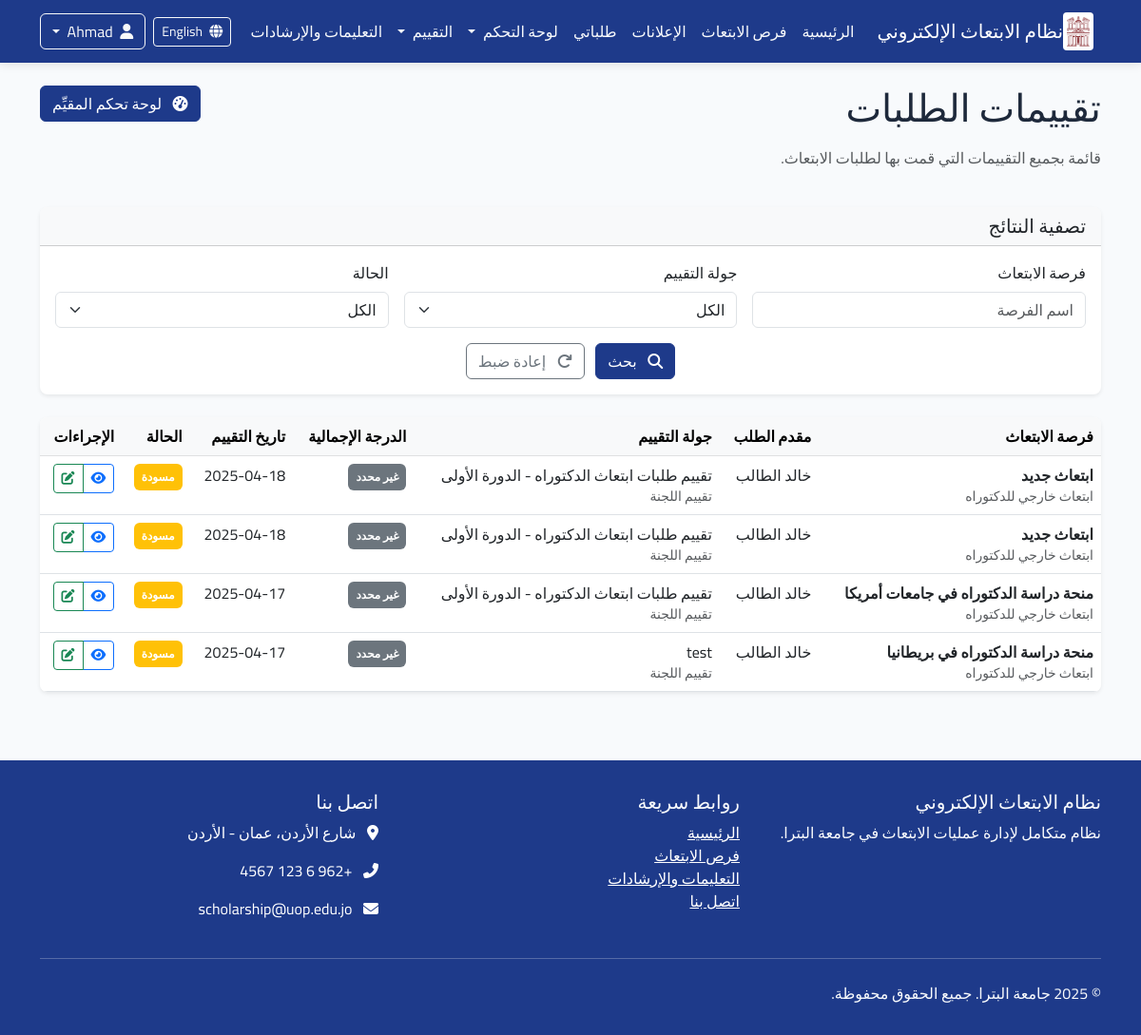
The page /ar/evaluation/evaluations/ (signed in) on the database as committed earlier.
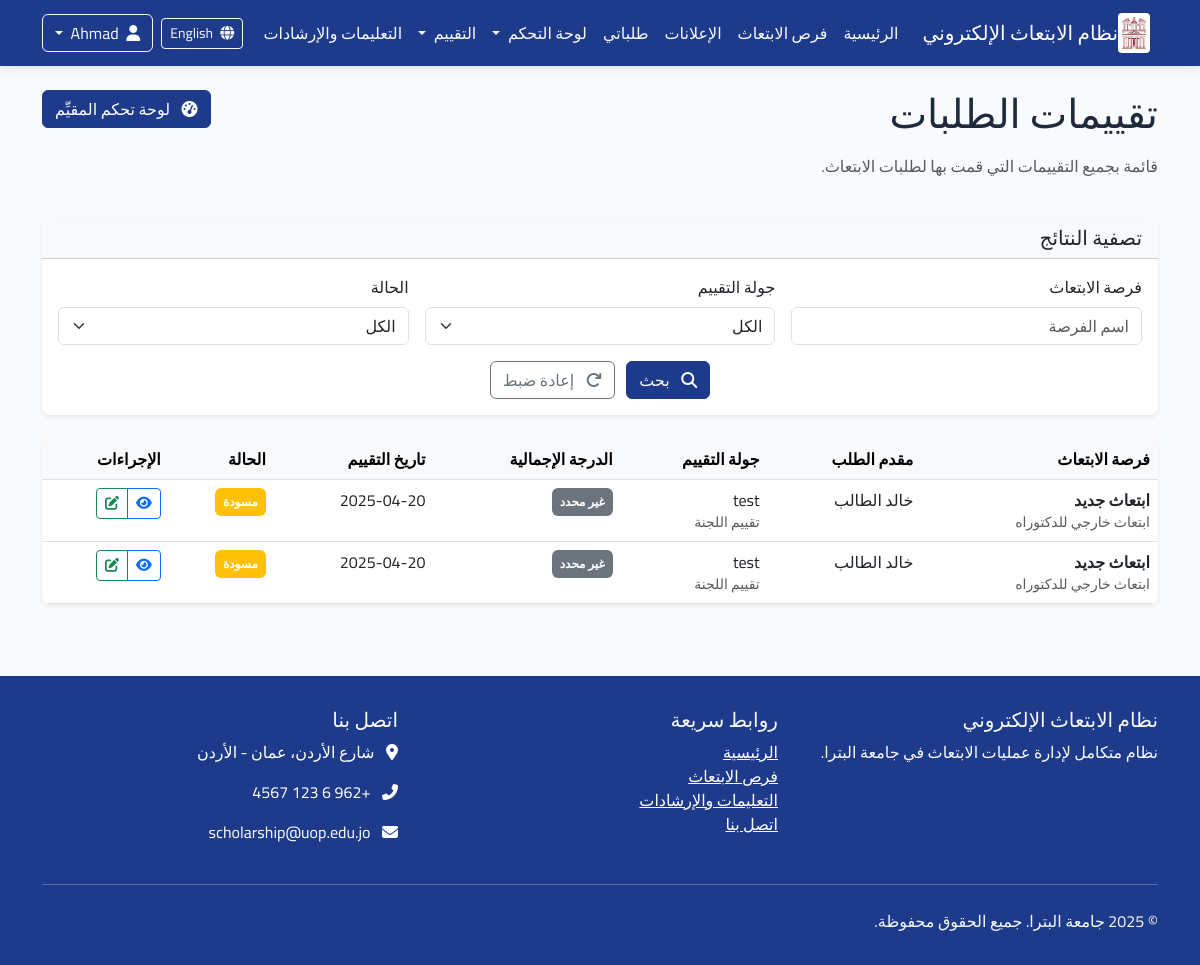
The same page on the database as committed later.
### evaluation/models.py (models this page shows, shortened)
class ApplicationEvaluation(models.Model):
    application = models.ForeignKey(Application, verbose_name=_("الطلب"), on_delete=models.CASCADE,
                                    related_name="evaluations")
    evaluation_round = models.ForeignKey(EvaluationRound, verbose_name=_("جولة التقييم"), on_delete=models.CASCADE,
                                         related_name="application_evaluations")
    evaluator = models.ForeignKey(User, verbose_name=_("المقيم"), on_delete=models.CASCADE, related_name="evaluations")
    overall_score = models.DecimalField(_("الدرجة الإجمالية"), max_digits=5, decimal_places=2, null=True, blank=True)
    comments = models.TextField(_("ملاحظات"), blank=True, null=True)
    evaluation_date = models.DateTimeField(_("تاريخ التقييم"), auto_now_add=True)
    is_submitted = models.BooleanField(_("تم التقديم"), default=False)
    class Meta:
        verbose_name = _("تقييم طلب")
        verbose_name_plural = _("تقييمات الطلبات")
        ordering = ['-evaluation_date']
        unique_together = ['application', 'evaluation_round', 'evaluator']

class EvaluationRound(models.Model):
    ROUND_TYPES = (
        ('initial', _('المراجعة الأولية')),
        ('committee', _('تقييم اللجنة')),
        ('final', _('التقييم النهائي')),
    )
    name = models.CharField(_("اسم الجولة"), max_length=100)
    description = models.TextField(_("الوصف"), blank=True, null=True)
    round_type = models.CharField(_("نوع الجولة"), max_length=20, choices=ROUND_TYPES)
    committee = models.ForeignKey(Committee, verbose_name=_("اللجنة"), on_delete=models.CASCADE,
                                  related_name="evaluation_rounds")
    start_date = models.DateTimeField(_("تاريخ البدء"), default=timezone.now)
    end_date = models.DateTimeField(_("تاريخ الانتهاء"),)
    is_active = models.BooleanField(_("نشطة"), default=True)
    criteria = models.ManyToManyField(EvaluationCriterion, verbose_name=_("المعايير"), related_name="evaluation_rounds")
    min_evaluators = models.PositiveIntegerField(_("الحد الأدنى للمقيمين"), default=1)
    class Meta:
        verbose_name = _("جولة تقييم")
        verbose_name_plural = _("جولات التقييم")
        ordering = ['-start_date']

### applications/models.py (models this page shows, shortened)
class Application(models.Model):
    scholarship = models.ForeignKey(Scholarship, verbose_name=_("فرصة الابتعاث"), on_delete=models.CASCADE,
                                    related_name="applications")
    applicant = models.ForeignKey(User, verbose_name=_("المتقدم"), on_delete=models.CASCADE,
                                  related_name="applications")
    status = models.ForeignKey(ApplicationStatus, verbose_name=_("حالة الطلب"), on_delete=models.PROTECT,
                               related_name="applications")
    application_date = models.DateTimeField(_("تاريخ التقديم"), auto_now_add=True)
    last_update = models.DateTimeField(_("آخر تحديث"), auto_now=True)
    motivation_letter = models.TextField(_("خطاب الدوافع"),
                                         help_text=_("اشرح لماذا تريد التقدم لهذه الفرصة وما هي أهدافك"))
    research_proposal = models.TextField(_("مقترح البحث"), blank=True, null=True,
                                         help_text=_("إذا كان الابتعاث لدراسة الدكتوراه، أرفق مقترح البحث الخاص بك"))
    comments = models.TextField(_("ملاحظات إضافية"), blank=True, null=True,
                                help_text=_("أي معلومات إضافية تود إضافتها لطلبك"))
    acceptance_letter = models.BooleanField(_("هل لديك قبول مبدئي؟"), default=False)
    acceptance_university = models.CharField(_("اسم الجامعة التي لديك قبول فيها"), max_length=200, blank=True,
                                             null=True)
    admin_notes = models.TextField(_("ملاحظات إدارية"), blank=True, null=True)
    class Meta:
        verbose_name = _("طلب ابتعاث")
        verbose_name_plural = _("طلبات الابتعاث")
        ordering = ['-application_date']
        unique_together = ['scholarship', 'applicant']  # لا يمكن للمستخدم التقديم على نفس الفرصة مرتين

### announcements/models.py (models this page shows, shortened)
class Scholarship(models.Model):
    STATUS_CHOICES = (
        ('draft', _('مسودة')),
        ('published', _('منشور')),
        ('closed', _('مغلق')),
    )
    title = models.CharField(_("العنوان"), max_length=200)
    scholarship_type = models.ForeignKey(ScholarshipType, verbose_name=_("نوع الابتعاث"), on_delete=models.CASCADE,
                                         related_name="scholarships")
    description = models.TextField(_("الوصف"))
    requirements = models.TextField(_("المتطلبات"))
    benefits = models.TextField(_("المميزات"), blank=True, null=True)
    countries = models.CharField(_("الدول المتاحة"), max_length=255, blank=True, null=True)
    universities = models.TextField(_("الجامعات المتاحة"), blank=True, null=True)
    deadline = models.DateTimeField(_("الموعد النهائي للتقديم"))
    publication_date = models.DateTimeField(_("تاريخ النشر"), default=timezone.now)
    status = models.CharField(_("الحالة"), max_length=20, choices=STATUS_CHOICES, default='draft')
    max_applicants = models.PositiveIntegerField(_("الحد الأقصى للمتقدمين"), default=0, help_text=_("0 يعني غير محدود"))
    eligibility_criteria = models.TextField(_("معايير الأهلية"), blank=True, null=True)
    application_process = models.TextField(_("عملية التقديم"), blank=True, null=True)
    contact_info = models.TextField(_("معلومات الاتصال"), blank=True, null=True)
    attachment = models.FileField(_("مرفق"), upload_to='scholarship_attachments/', blank=True, null=True)
    created_by = models.ForeignKey(User, verbose_name=_("تم إنشاؤه بواسطة"), on_delete=models.CASCADE,
                                   related_name="created_scholarships")
    updated_at = models.DateTimeField(_("تم التحديث في"), auto_now=True)
    class Meta:
        verbose_name = _("فرصة ابتعاث")
        verbose_name_plural = _("فرص الابتعاث")
        ordering = ['-publication_date']

class ScholarshipType(models.Model):
    name = models.CharField(_("اسم النوع"), max_length=100)
    description = models.TextField(_("الوصف"), blank=True, null=True)
    class Meta:
        verbose_name = _("نوع الابتعاث")
        verbose_name_plural = _("أنواع الابتعاث")
        ordering = ['name']

### evaluation/views.py (the view)
# urls.py: path('evaluations/', views.evaluation_list, name='evaluation_list'),
@login_required
@permission_required('evaluation.view_applicationevaluation')
def evaluation_list(request):
    if request.user.has_perm('evaluation.view_all_evaluations'):
        evaluations = ApplicationEvaluation.objects.all()
    else:
        evaluations = ApplicationEvaluation.objects.filter(evaluator=request.user)
    evaluations = evaluations.order_by('-evaluation_date')
    paginator = Paginator(evaluations, 10)
    page = request.GET.get('page')
    try:
        evaluations_page = paginator.page(page)
    except PageNotAnInteger:
        evaluations_page = paginator.page(1)
    except EmptyPage:
        evaluations_page = paginator.page(paginator.num_pages)
    context = {
        'evaluations': evaluations_page,
    }
    return render(request, 'evaluation/evaluation_list.html', context)

### core/context_processors.py (called while the page is built)
def user_role(request):
    role = 'anonymous'
    if request.user.is_authenticated:
        role = request.user.profile.role
    return {
        'user_role': role
    }

### evaluation/templates/evaluation/evaluation_list.html (shortened to what the changed rows need)
{% extends 'base.html' %}
{% load i18n %}
{% load static %}
{% block content %}
<div class="container py-4">
    <div class="row mb-4">
        <div class="col-md-8">
            <h1 class="mb-3">{% trans "تقييمات الطلبات" %}</h1>
        </div>
    </div>
    <div class="card shadow-sm border-0">
        {% if evaluations %}
        <div class="table-responsive">
            <table class="table table-hover mb-0">
                <thead class="table-light">
                    <tr>
                        <th>{% trans "فرصة الابتعاث" %}</th>
                        <th>{% trans "مقدم الطلب" %}</th>
                        <th>{% trans "جولة التقييم" %}</th>
                        <th>{% trans "الدرجة الإجمالية" %}</th>
                        <th>{% trans "تاريخ التقييم" %}</th>
                        <th>{% trans "الحالة" %}</th>
                        <th>{% trans "الإجراءات" %}</th>
                    </tr>
                </thead>
                <tbody>
                    {% for evaluation in evaluations %}
                    <tr>
                        <td>
                            <strong>{{ evaluation.application.scholarship.title }}</strong>
                            <small class="d-block text-muted">{{ evaluation.application.scholarship.scholarship_type.name }}</small>
                        </td>
                        <td>{{ evaluation.application.applicant.get_full_name }}</td>
                        <td>
                            {{ evaluation.evaluation_round.name }}
                            <small class="d-block text-muted">{{ evaluation.evaluation_round.get_round_type_display }}</small>
                        </td>
                        <td>
                            {% if evaluation.overall_score %}
                            <span class="badge bg-{% if evaluation.overall_score >= 8 %}success{% elif evaluation.overall_score >= 5 %}primary{% else %}warning{% endif %} p-2">
                                {{ evaluation.overall_score|floatformat:1 }}/10
                            </span>
                            {% else %}
                            <span class="badge bg-secondary p-2">{% trans "غير محدد" %}</span>
                            {% endif %}
                        </td>
                        <td>{{ evaluation.evaluation_date|date:"Y-m-d" }}</td>
                        <td>
                            {% if evaluation.is_submitted %}
                            <span class="badge bg-success p-2">{% trans "مقدم" %}</span>
                            {% else %}
                            <span class="badge bg-warning p-2">{% trans "مسودة" %}</span>
                            {% endif %}
                        </td>
                        <td>
                            <div class="btn-group">
                                <a href="{% url 'evaluation:evaluation_detail' evaluation.id %}" class="btn btn-sm btn-outline-primary">
                                    <i class="fas fa-eye"></i>
                                </a>
                                {% if not evaluation.is_submitted %}
                                <a href="{% url 'evaluation:evaluate_application' evaluation.id %}" class="btn btn-sm btn-outline-success">
                                    <i class="fas fa-edit"></i>
                                </a>
                                {% endif %}
                            </div>
                        </td>
                    </tr>
                    {% endfor %}
                </tbody>
            </table>
        </div>
        {% endif %}
    </div>
</div>
{% endblock %}

Rows that differ between the two databases and show on the page:
removed ApplicationEvaluation: application.scholarship "ابتعاث جديد", application.scholarship.scholarship_type.name "ابتعاث خارجي للدكتوراه", application.applicant.get_full_name "خالد الطالب", evaluation_round.name "تقييم طلبات ابتعاث الدكتوراه - الدورة الأولى", evaluation_round.round_type "تقييم اللجنة", evaluation_date "2025-04-18", is_submitted False (drawn)
removed ApplicationEvaluation: application.scholarship "ابتعاث جديد", application.scholarship.scholarship_type.name "ابتعاث خارجي للدكتوراه", application.applicant.get_full_name "خالد الطالب", evaluation_round.name "تقييم طلبات ابتعاث الدكتوراه - الدورة الأولى", evaluation_round.round_type "تقييم اللجنة", evaluation_date "2025-04-18", is_submitted False (drawn)
removed ApplicationEvaluation: application.scholarship "منحة دراسة الدكتوراه في جامعات أمريكا", application.scholarship.scholarship_type.name "ابتعاث خارجي للدكتوراه", application.applicant.get_full_name "خالد الطالب", evaluation_round.name "تقييم طلبات ابتعاث الدكتوراه - الدورة الأولى", evaluation_round.round_type "تقييم اللجنة", evaluation_date "2025-04-17", is_submitted False (drawn)
removed ApplicationEvaluation: application.scholarship "منحة دراسة الدكتوراه في بريطانيا", application.scholarship.scholarship_type.name "ابتعاث خارجي للدكتوراه", application.applicant.get_full_name "خالد الطالب", evaluation_round.name "test", evaluation_round.round_type "تقييم اللجنة", evaluation_date "2025-04-17", is_submitted False (drawn)
added ApplicationEvaluation: application.scholarship "ابتعاث جديد", application.scholarship.scholarship_type.name "ابتعاث خارجي للدكتوراه", application.applicant.get_full_name "خالد الطالب", evaluation_round.name "test", evaluation_round.round_type "تقييم اللجنة", evaluation_date "2025-04-20", is_submitted False (drawn)
added ApplicationEvaluation: application.scholarship "ابتعاث جديد", application.scholarship.scholarship_type.name "ابتعاث خارجي للدكتوراه", application.applicant.get_full_name "خالد الطالب", evaluation_round.name "test", evaluation_round.round_type "تقييم اللجنة", evaluation_date "2025-04-20", is_submitted False (drawn)
